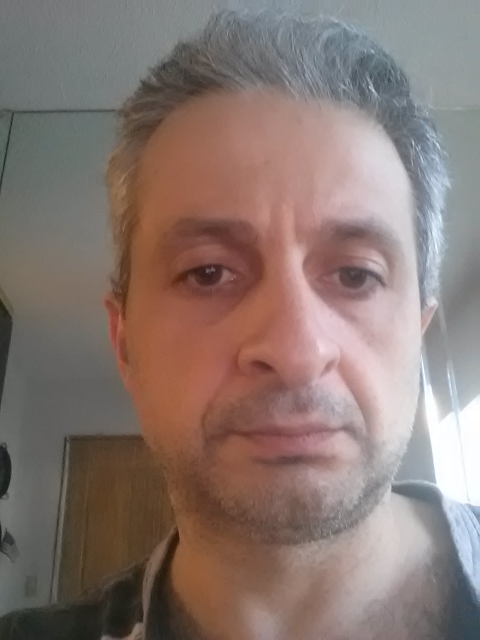
#> input picture face_detect/dataset/aram/00000.jpg, 960 x 1280 px (shown at 1/2 size)
$ python -i motiondetector.py   (imports and definitions only)   (older library calls are emulated)
#> lines starting #> are read from the running program, lines starting #| are printed output that depends on the picture
# -*- coding: utf-8 -*-
import cv2
import imutils

class MotionDetector:
    def __init__(self, accumWeight = 0.5):
        # The larger the accumWeight is, the less older frames are weighted
        # when computing the running average of the background.
        # The smaller the accumWeight  value, the more older frames
        # contribute to the running average.
        self.accumWeight = accumWeight
        # background model
        self.bg = None

    def update_background(self, image):
        if self.bg is None:
            self.bg = image.copy().astype("float")
            return

        cv2.accumulateWeighted(image, self.bg, self.accumWeight)

    def detect(self, image, tValue = 25):
        # compute the absolute difference between the background model and the image
        delta = cv2.absdiff(self.bg.astype("uint8"), image)
        threshold = cv2.threshold(delta, tValue, 255, cv2.THRESH_BINARY)[1]
        _, contours, _ = cv2.findContours(threshold.copy(), cv2.RETR_EXTERNAL, cv2.CHAIN_APPROX_SIMPLE)

        if len(contours) == 0:
            return None

        return (threshold, max(contours, key = cv2.contourArea))

>>> import cv2
>>> picture = cv2.imread('../face_detect/dataset/aram/00000.jpg', cv2.IMREAD_GRAYSCALE)
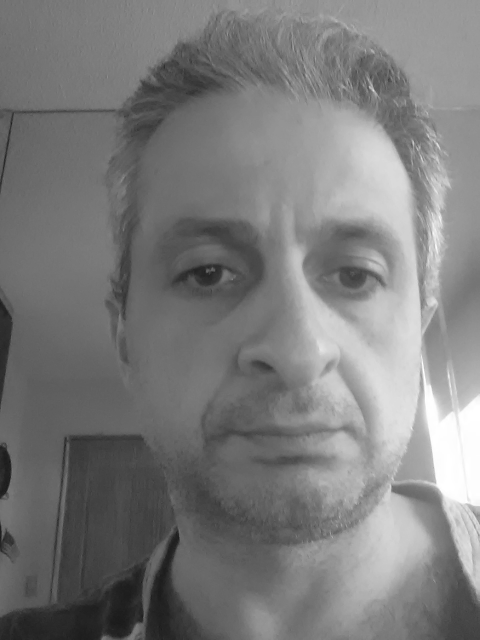
#> picture: shape (1280, 960) (shown at 1/2 size); min 13, max 255, mean 123.5
>>> result = MotionDetector().detect(picture)
#> (the run stopped early here; a loop or call above may not have finished)

$ run again, on face_detect/dataset/aram/00001.jpg
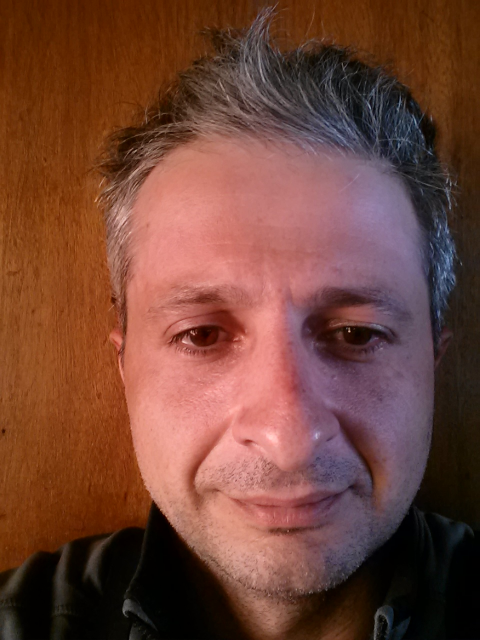
#> input picture face_detect/dataset/aram/00001.jpg, 960 x 1280 px (shown at 1/2 size)
#> `picture = cv2.imread('../face_detect/dataset/aram/00000.jpg', cv2.IMRE..`:
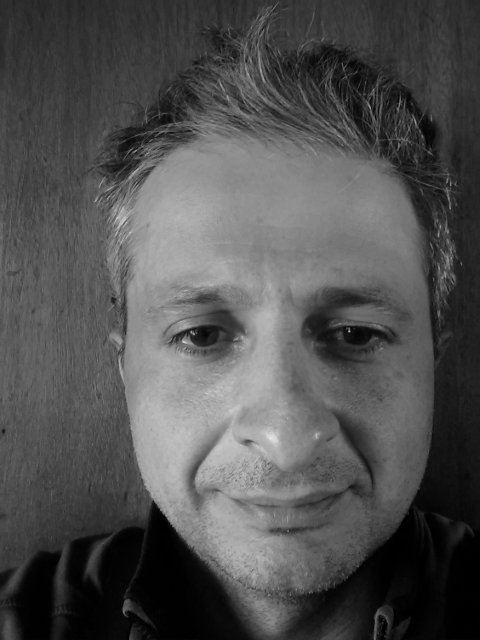
#> picture: shape (1280, 960) (shown at 1/2 size); min 0, max 228, mean 80.4

$ run again, on face_detect/dataset/aram/00002.jpg
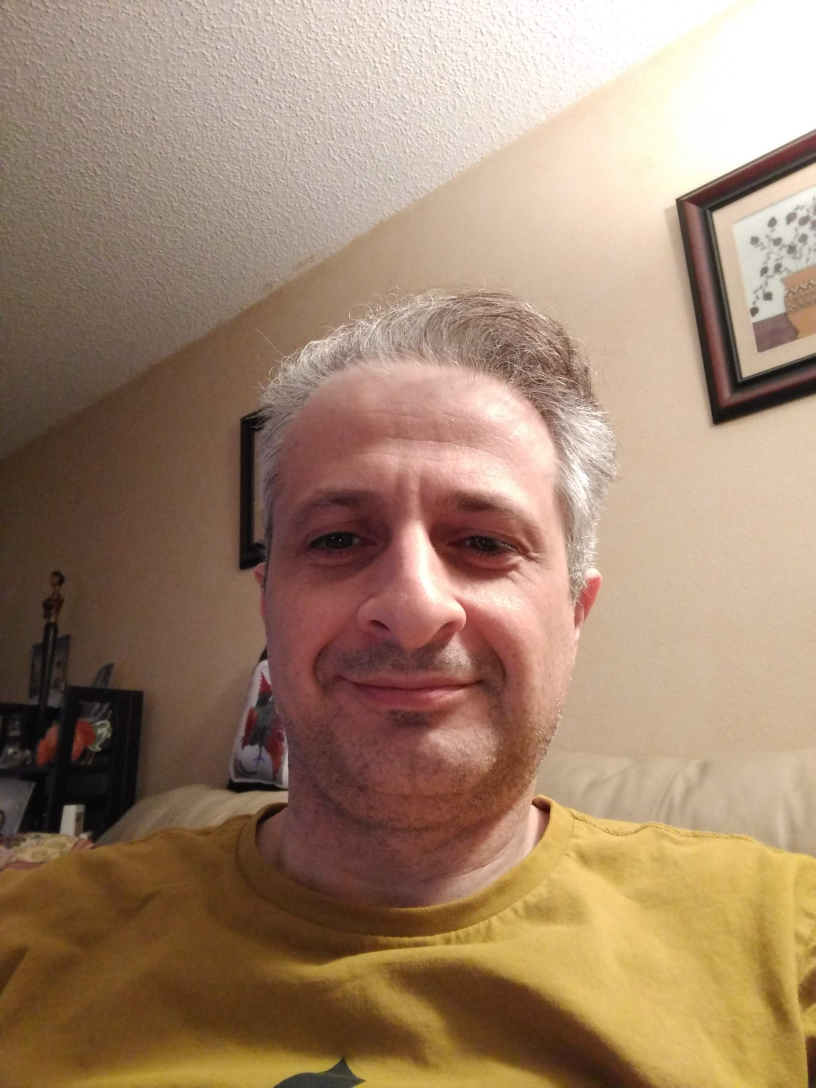
#> input picture face_detect/dataset/aram/00002.jpg, 2448 x 3264 px (shown at 1/3 size)
#> `picture = cv2.imread('../face_detect/dataset/aram/00000.jpg', cv2.IMRE..`:
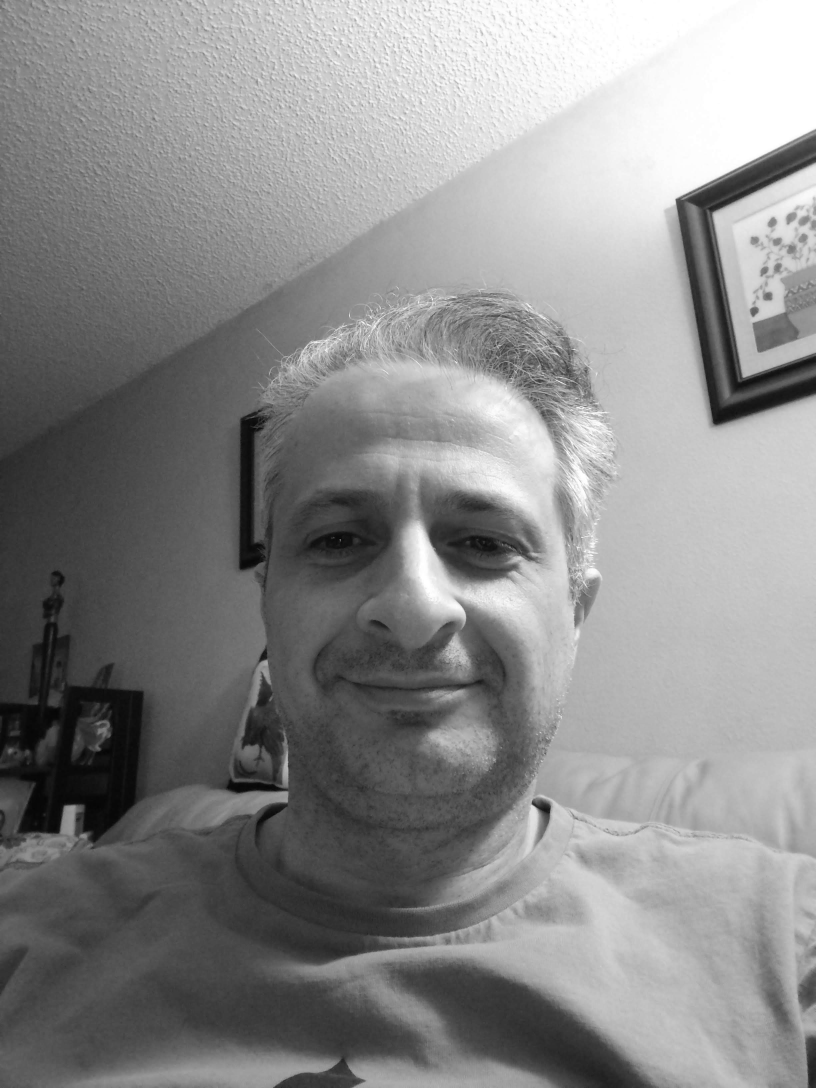
#> picture: shape (3264, 2448) (shown at 1/3 size); min 0, max 255, mean 139.2

$ run again, on face_detect/dataset/aram/00003.jpg
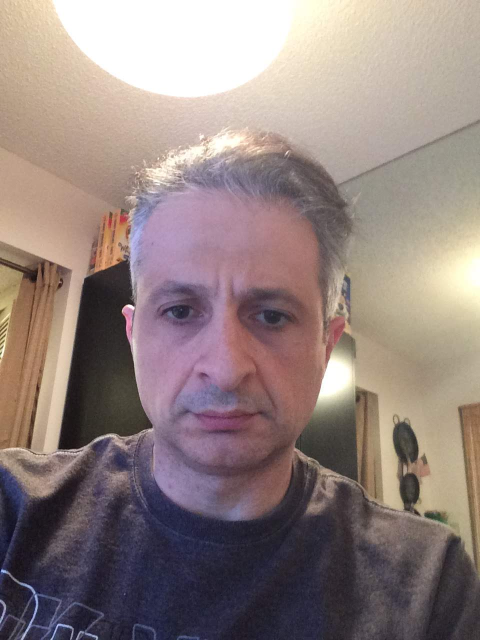
#> input picture face_detect/dataset/aram/00003.jpg, 960 x 1280 px (shown at 1/2 size)
#> `picture = cv2.imread('../face_detect/dataset/aram/00000.jpg', cv2.IMRE..`:
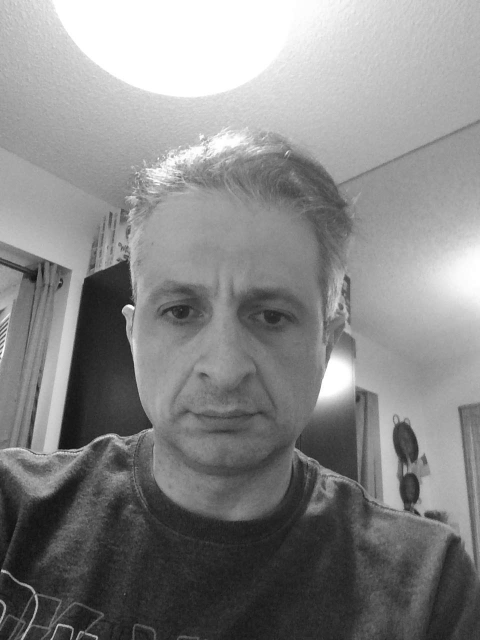
#> picture: shape (1280, 960) (shown at 1/2 size); min 3, max 255, mean 135
